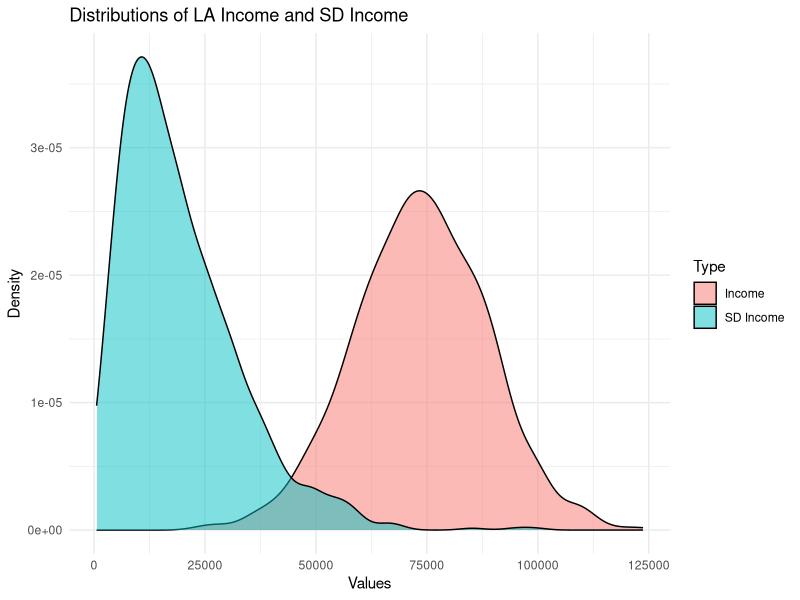
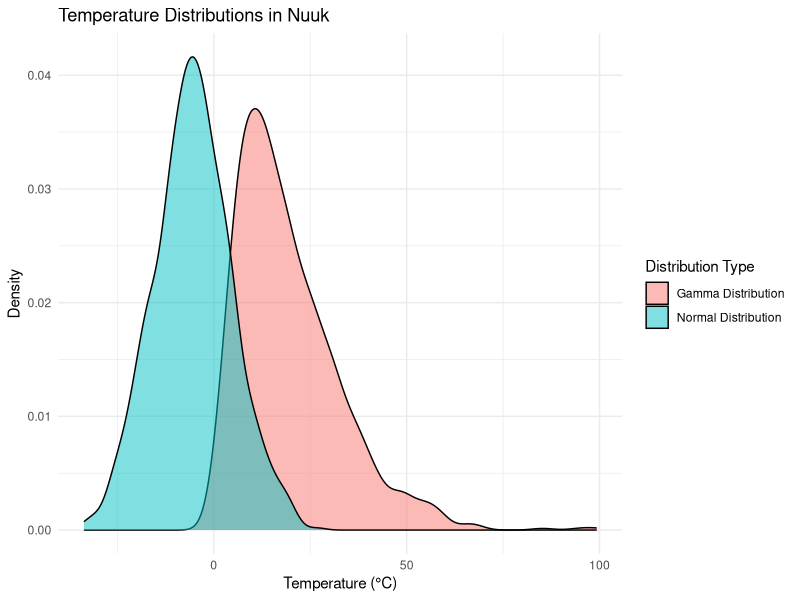
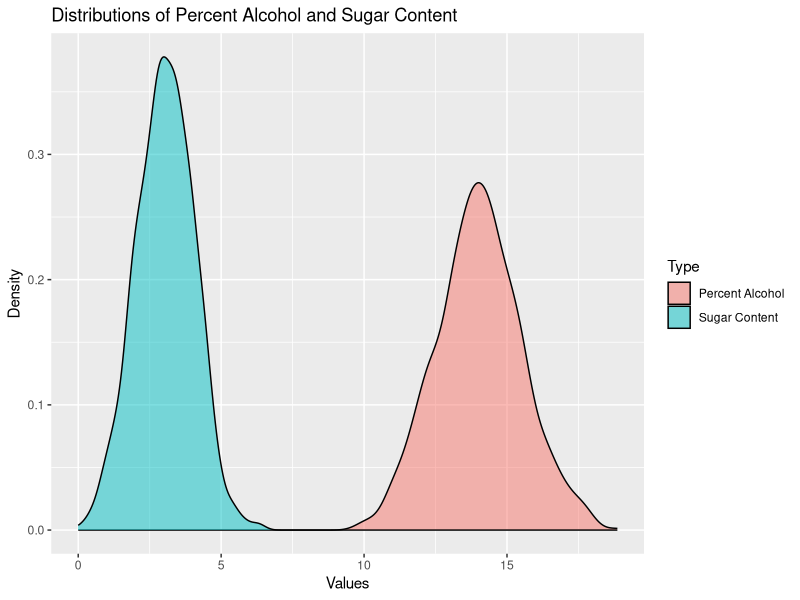
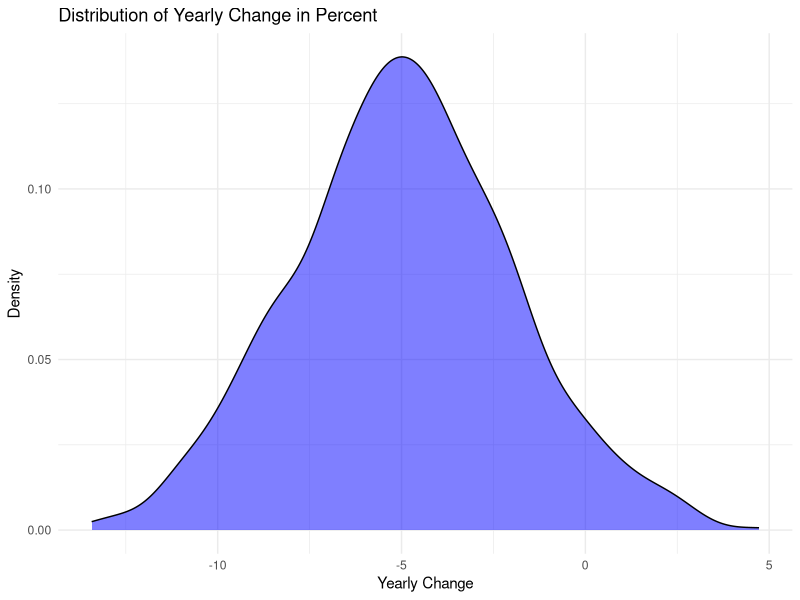

Reproduce these figures in R, in order.
#Los Angeles

la_income <- rnorm(1, mean = 74142, sd = 15000) 
la_sd_income <- rgamma(1, shape = 2, rate = 0.0001)

# Load necessary library
library(ggplot2)

# Set seed for reproducibility
set.seed(123)

# Generate random samples
la_income <- rnorm(1, mean = 74142, sd = 15000) 
la_sd_income <- rgamma(1, shape = 2, rate = 0.0001)

# Print generated values
print(paste("LA Income:", la_income))
print(paste("LA SD Income:", la_sd_income))

# Generate data for plotting
income_data <- rnorm(1000, mean = 74142, sd = 15000)
sd_income_data <- rgamma(1000, shape = 2, rate = 0.0001)

# Create data frame for ggplot
df <- data.frame(
  values = c(income_data, sd_income_data),
  type = rep(c("Income", "SD Income"), each = 1000)
)

# Plot the distributions
ggplot(df, aes(x = values, fill = type)) +
  geom_density(alpha = 0.5) +
  labs(title = "Distributions of LA Income and SD Income",
       x = "Values",
       y = "Density",
       fill = "Type") +
  theme_minimal()

#Nuuk
# Set seed for reproducibility
set.seed(123)

# Generate random samples
temp_nuuk_norm <- rnorm(1000, mean = -5.6, sd = 10)
temp_nuuk_gamma <- rgamma(1000, shape = 2, rate = 0.1)

# Create data frame for ggplot
df <- data.frame(
  values = c(temp_nuuk_norm, temp_nuuk_gamma),
  type = rep(c("Normal Distribution", "Gamma Distribution"), each = 1000)
)

# Plot the distributions
ggplot(df, aes(x = values, fill = type)) +
  geom_density(alpha = 0.5) +
  labs(title = "Temperature Distributions in Nuuk",
       x = "Temperature (°C)",
       y = "Density",
       fill = "Distribution Type") +
  theme_minimal()


# Set seed for reproducibility
set.seed(123)

# Generate random samples
percent_alcohol <- rnorm(1000, mean = 14, sd = 1.5)
percent_alcohol <- pmin(pmax(percent_alcohol, 0), 100)

sugar_content <- rnorm(1000, mean = 3, sd = 1)
sugar_content <- pmax(sugar_content, 0)

# Create data frame for ggplot
df <- data.frame(
  values = c(percent_alcohol, sugar_content),
  type = rep(c("Percent Alcohol", "Sugar Content"), each = 1000)
)

# Plot the distributions
ggplot(df, aes(x = values, fill = type)) +
  geom_density(alpha = 0.5) +
  labs(title = "Distributions of Percent Alcohol and Sugar Content",
       x = "Values",
       y = "Density",
       fill = "Type")


yearly_change <- rnorm(1, mean = -5, sd = 3) 
# Set seed for reproducibility
set.seed(123)

# Generate random samples for yearly change
yearly_change_samples <- rnorm(1000, mean = -5, sd = 3)

# Create data frame for ggplot
df_yearly_change <- data.frame(
  yearly_change = yearly_change_samples
)

# Plot the distribution
ggplot(df_yearly_change, aes(x = yearly_change)) +
  geom_density(fill = "blue", alpha = 0.5) +
  labs(title = "Distribution of Yearly Change in Percent",
       x = "Yearly Change",
       y = "Density") +
  theme_minimal()



